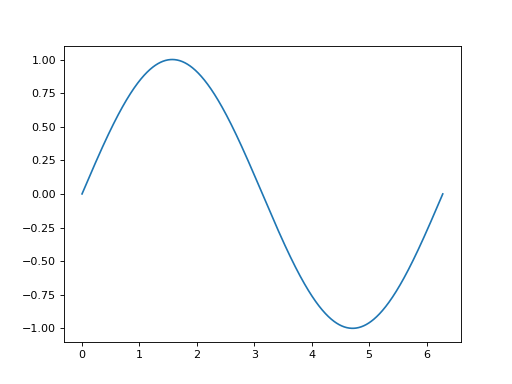

This figure's Python source:
import numpy as np
x = np.linspace(0, 2 * np.pi, 1000)
x[:10] # doctest: +SKIP
# array([ 0.        ,  0.00628947,  0.01257895,  0.01886842,  0.0251579 ,
# 0.03144737,  0.03773685,  0.04402632,  0.0503158 ,  0.05660527])
import matplotlib.pyplot as plt
plt.plot(x, np.sin(x))
# [...]
